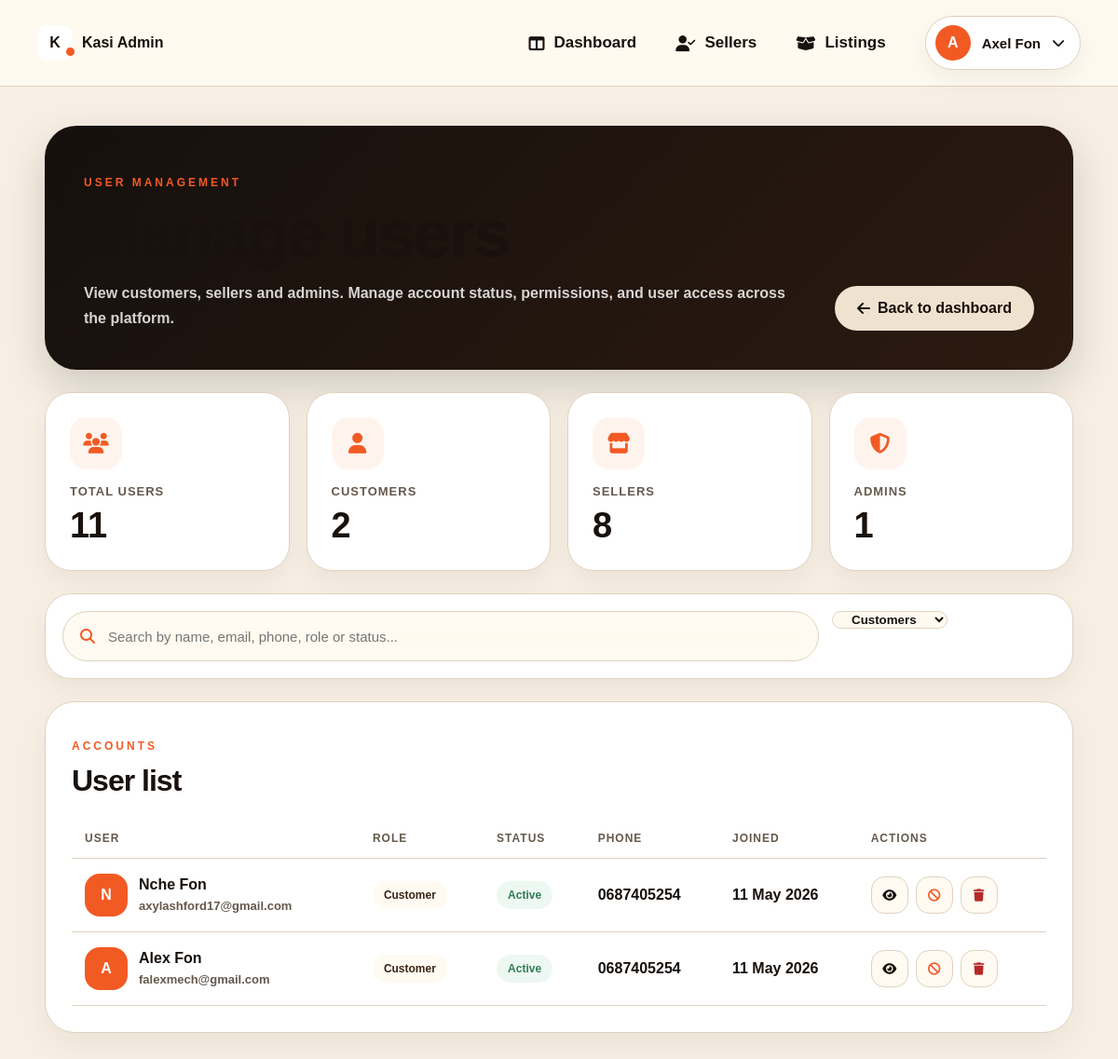
The app's page /pages/manage-users.php?role=customer (signed in) with its own data.
### tables this page shows
CREATE TABLE `users` (
  `id` int(11) NOT NULL,
  `full_name` varchar(120) NOT NULL,
  `email` varchar(150) NOT NULL,
  `phone` varchar(30) NOT NULL,
  `password_hash` varchar(255) NOT NULL,
  `role` enum('customer','seller','admin') NOT NULL DEFAULT 'customer',
  `status` enum('active','pending','blocked') NOT NULL DEFAULT 'active',
  `created_at` timestamp NOT NULL DEFAULT current_timestamp()
);

### pages/manage-users.php (the view, shortened to what this page needs)
<?php
require_once "../includes/db.php";
$fullName = $_SESSION["full_name"] ?? "Admin";
$initial = strtoupper(substr($fullName, 0, 1));
$currentAdminId = (int)$_SESSION["user_id"];
$filter = $_GET["role"] ?? "all";
$search = trim($_GET["q"] ?? "");
$sql = "
  SELECT id, full_name, email, phone, role, status, created_at
  FROM users
  WHERE 1 = 1
";
$params = [];
if ($filter !== "all") {
  $sql .= " AND role = ?";
  $params[] = $filter;
}
$sql .= " ORDER BY created_at DESC";
$stmt = $pdo->prepare($sql);
$stmt->execute($params);
$users = $stmt->fetchAll(PDO::FETCH_ASSOC);
$totalUsers = (int)$pdo->query("SELECT COUNT(*) FROM users")->fetchColumn();
$totalCustomers = (int)$pdo->query("SELECT COUNT(*) FROM users WHERE role = 'customer'")->fetchColumn();
$totalSellers = (int)$pdo->query("SELECT COUNT(*) FROM users WHERE role = 'seller'")->fetchColumn();
$totalAdmins = (int)$pdo->query("SELECT COUNT(*) FROM users WHERE role = 'admin'")->fetchColumn();
function roleClass($role) {
  return "customer";
}
function statusClass($status) {
  if ($status === "active") return "active";
  return "blocked";
}
?>
<!DOCTYPE html>
<html lang="en">
<head>
  <link rel="stylesheet" href="../assets/css/style.css?v=630">
  <link rel="stylesheet" href="../assets/css/manage-users.css?v=3">
  <link rel="stylesheet"
  href="https://cdnjs.cloudflare.com/ajax/libs/font-awesome/6.5.1/css/all.min.css">
</head>
<body>
<header class="site-header">
  <div class="container nav-row">
    <div class="logo">
      <div class="logo-mark">K</div>
      <span>Kasi Admin</span>
    </div>
    <nav class="main-nav logged-nav">
      <a href="admin-dashboard.php">
        <i class="fa-solid fa-table-columns"></i>
        Dashboard
      </a>
      <a href="approve-sellers.php">
        <i class="fa-solid fa-user-check"></i>
        Sellers
      </a>
      <a href="approve-listings.php">
        <i class="fa-solid fa-box-open"></i>
        Listings
      </a>
      <div class="profile-menu">
        <button class="profile-toggle" type="button">
          <span class="profile-avatar-sm">
            <?= htmlspecialchars($initial) ?>
          </span>
          <span class="profile-name">
            <?= htmlspecialchars($fullName) ?>
          </span>
          <i class="fa-solid fa-chevron-down"></i>
        </button>
      </div>
    </nav>
  </div>
</header>
<main class="users-page">
  <div class="users-container">
    <section class="users-hero">
      <div>
        <p class="eyebrow">USER MANAGEMENT</p>
        <h1>Manage users</h1>
        <p>
          View customers, sellers and admins.
          Manage account status, permissions,
          and user access across the platform.
        </p>
      </div>
      <a href="admin-dashboard.php" class="btn btn-light">
        <i class="fa-solid fa-arrow-left"></i>
        Back to dashboard
      </a>
    </section>
    <section class="users-stats">
      <div class="user-stat-card">
        <i class="fa-solid fa-users"></i>
        <span>Total Users</span>
        <strong><?= (int)$totalUsers ?></strong>
      </div>
      <div class="user-stat-card">
        <i class="fa-solid fa-user"></i>
        <span>Customers</span>
        <strong><?= (int)$totalCustomers ?></strong>
      </div>
      <div class="user-stat-card">
        <i class="fa-solid fa-store"></i>
        <span>Sellers</span>
        <strong><?= (int)$totalSellers ?></strong>
      </div>
      <div class="user-stat-card">
        <i class="fa-solid fa-shield-halved"></i>
        <span>Admins</span>
        <strong><?= (int)$totalAdmins ?></strong>
      </div>
    </section>
    <section class="users-toolbar">
      <form class="users-search" action="manage-users.php" method="GET">
        <i class="fa-solid fa-magnifying-glass"></i>
        <input
          type="text"
          name="q"
          value="<?= htmlspecialchars($search) ?>"
          placeholder="Search by name, email, phone, role or status..."
        >
      </form>
      <form action="manage-users.php" method="GET">
        <select name="role" onchange="this.form.submit()">
          <option value="customer" <?= $filter === "customer" ? "selected" : "" ?>>Customers</option>
        </select>
      </form>
    </section>
    <section class="users-table-card">
      <div class="table-head">
        <div>
          <p class="eyebrow">ACCOUNTS</p>
          <h2>User list</h2>
        </div>
      </div>
      <?php if (count($users) === 0): ?>
        <div class="empty-admin-state">
          <i class="fa-solid fa-users"></i>
          <h3>No users found</h3>
          <p>Try another search or role filter.</p>
        </div>
      <?php else: ?>
        <div class="users-table-wrap">
          <table class="users-table">
            <thead>
              <tr>
                <th>User</th>
                <th>Role</th>
                <th>Status</th>
                <th>Phone</th>
                <th>Joined</th>
                <th>Actions</th>
              </tr>
            </thead>
            <tbody>
              <?php foreach ($users as $user): ?>
                <?php
                  $userInitial = strtoupper(substr($user["full_name"], 0, 1));
                  $isCurrentAdmin = ((int)$user["id"] === $currentAdminId);
                ?>
                <tr>
                  <td>
                    <div class="user-cell">
                      <div class="user-avatar">
                        <?= htmlspecialchars($userInitial) ?>
                      </div>
                      <div>
                        <strong><?= htmlspecialchars($user["full_name"]) ?></strong>
                        <span><?= htmlspecialchars($user["email"]) ?></span>
                      </div>
                    </div>
                  </td>
                  <td>
                    <span class="role-pill <?= htmlspecialchars(roleClass($user["role"])) ?>">
                      <?= ucfirst(htmlspecialchars($user["role"])) ?>
                    </span>
                  </td>
                  <td>
                    <span class="status-pill <?= htmlspecialchars(statusClass($user["status"])) ?>">
                      <?= ucfirst(htmlspecialchars($user["status"])) ?>
                    </span>
                  </td>
                  <td><?= htmlspecialchars($user["phone"] ?: "N/A") ?></td>
                  <td>
                    <?= htmlspecialchars(date("d M Y", strtotime($user["created_at"]))) ?>
                  </td>
                  <td>
                    <div class="table-actions">
                      <button class="icon-btn" type="button" title="View user">
                        <i class="fa-solid fa-eye"></i>
                      </button>
                      <?php if (!$isCurrentAdmin): ?>
                        <?php if ($user["status"] === "blocked"): ?>
                          <form action="../actions/admin/activate-user.php" method="POST">
                            <input type="hidden" name="user_id" value="<?= (int)$user["id"] ?>">
                            <button class="icon-btn success" type="submit" title="Activate user">
                              <i class="fa-solid fa-check"></i>
                            </button>
                          </form>
                        <?php else: ?>
                          <form action="../actions/admin/block-user.php" method="POST">
                            <button class="icon-btn warning" type="submit" title="Block user">
                              <i class="fa-solid fa-ban"></i>
                            </button>
                          </form>
                        <?php endif; ?>
                        <form action="../actions/admin/delete-user.php" method="POST">
                          <button class="icon-btn danger" type="submit" title="Delete user">
                            <i class="fa-solid fa-trash"></i>
                          </button>
                        </form>
                      <?php endif; ?>
                    </div>
                  </td>
                </tr>
              <?php endforeach; ?>
            </tbody>
          </table>
        </div>
      <?php endif; ?>
    </section>
  </div>
</main>
</body>
</html>

### assets/css/style.css (style rules this page uses)
:root { --bg:#f5efe6; --card:#fffaf4; --dark:#18110d; --text:#18110d; --muted:#6b5d50; --line:#eadfd2; --orange:#ff5a1f; }
:root { --bg: #f7efe3; --card: #fffaf0; --dark: #18100b; --brown: #3a2416; --orange: #f25a24; --gold: #f4b532; --green: #2f7d57; --muted: #8b7b68; --line: #e0d2be; --white: #ffffff; --shadow: 0 20px 60px rgba(0,0,0,0.18); }
* { box-sizing: border-box; }
html, body { margin: 0; padding: 0; }
body { font-family: Arial, Helvetica, sans-serif; background: var(--bg); color: var(--dark); }
a { text-decoration: none; color: inherit; }
button, input, select, textarea { font-family: inherit; }
.container { width: min(1180px, calc(100% - 80px)); margin: 0 auto; }
.logo { display: flex; align-items: center; gap: 10px; font-weight: 900; white-space: nowrap; }
.logo-mark { width: 38px; height: 38px; border-radius: 12px; background: var(--white); color: var(--dark); display: grid; place-items: center; font-weight: 900; position: relative; }
.logo-mark::after { content: ""; width: 9px; height: 9px; background: var(--orange); border-radius: 50%; position: absolute; right: -2px; bottom: 5px; }
.btn { border: none; border-radius: 999px; padding: 15px 24px; font-weight: 900; cursor: pointer; min-height: 48px; display: inline-flex; align-items: center; justify-content: center; gap: 8px; }
.btn-light { background: #efe2cf; color: var(--dark); }
.eyebrow { color: var(--orange); font-size: 12px; font-weight: 900; letter-spacing: 3px; }
.site-header { background: var(--bg); border-bottom: 1px solid var(--line); position: sticky; top: 0; z-index: 9999; overflow: visible !important; }
.site-header .container, .nav-row, .logged-nav, .profile-menu { overflow: visible !important; }
.nav-row { min-height: 92px; display: flex; align-items: center; justify-content: space-between; gap: 24px; }
.main-nav, .logged-nav { display: flex; align-items: center; gap: 42px; flex-wrap: nowrap; }
.logged-nav a, .main-nav a { display: inline-flex; align-items: center; gap: 10px; font-size: 17px; font-weight: 900; color: var(--dark); white-space: nowrap; }
.profile-menu { position: relative; z-index: 10000; }
.profile-toggle { height: 62px; padding: 0 20px 0 12px; border: 1px solid var(--line); background: #fff; border-radius: 999px; display: inline-flex; align-items: center; gap: 14px; cursor: pointer; font-size: 17px; font-weight: 900; color: var(--dark); white-space: nowrap; box-shadow: 0 10px 30px rgba(0,0,0,0.06); }
.profile-avatar-sm { width: 42px; height: 42px; border-radius: 50%; background: var(--orange); color: #fff; display: grid; place-items: center; font-size: 18px; font-weight: 900; }
.profile-toggle { height: 58px !important; padding: 0 16px 0 10px !important; gap: 12px !important; }
.profile-avatar-sm { width: 38px !important; height: 38px !important; font-size: 16px !important; }
.profile-name { font-size: 15px !important; font-weight: 800 !important; }
.profile-toggle i { font-size: 14px !important; }
.profile-menu { margin-left: auto; }
html, body { background:var(--bg); color:var(--text); transition:.25s ease; }
.site-header, .profile-card, .dashboard-card, .checkout-card, .product-info-panel, .details-card, .shop-card, .category-card, .admin-card, .seller-card { background:var(--card) !important; border-color:var(--line) !important; }
h1,h2,h3,h4,h5,h6, .logo span, .main-nav a, .profile-name { color:var(--text) !important; }
p, span, small, label { color:var(--muted); }
.form-control, input, select, textarea { background:var(--card) !important; color:var(--text) !important; border-color:var(--line) !important; }
.eyebrow, .section-link, .price-row strong, .shop-info strong { color:var(--orange) !important; }

### records on screen
users: full_name "N", full_name "Nche Fon", email "axylashford17@gmail.com", role "Customer", status "Active", phone "0687405254", created_at "11 May 2026"
users: full_name "A", full_name "Alex Fon", email "falexmech@gmail.com", role "Customer", status "Active", phone "0687405254", created_at "11 May 2026"

### other values on screen
$initial "A"
$fullName "Axel Fon"
$totalUsers "11"
$totalCustomers "2"
$totalSellers "8"
$totalAdmins "1"
